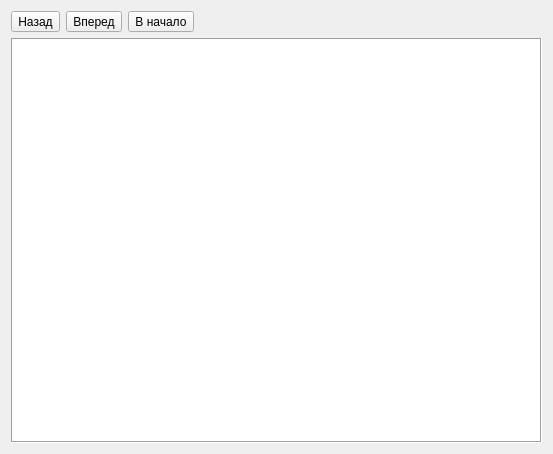
<ui version="4.0" >
 <class>HelpWidget</class>
 <widget class="QWidget" name="HelpWidget" >
  <property name="geometry" >
   <rect>
    <x>0</x>
    <y>0</y>
    <width>553</width>
    <height>454</height>
   </rect>
  </property>
  <property name="windowTitle" >
   <string>Form</string>
  </property>
  <layout class="QVBoxLayout" >
   <item>
    <layout class="QHBoxLayout" >
     <item>
      <widget class="QToolButton" name="pb_backward" >
       <property name="text" >
        <string>Назад</string>
       </property>
       <property name="icon" >
        <iconset resource="../mkstudio.qrc" >:/icons/res/arrow_left_blue.png</iconset>
       </property>
       <property name="toolButtonStyle" >
        <enum>Qt::ToolButtonTextUnderIcon</enum>
       </property>
      </widget>
     </item>
     <item>
      <widget class="QToolButton" name="pb_forward" >
       <property name="text" >
        <string>Вперед</string>
       </property>
       <property name="icon" >
        <iconset resource="../mkstudio.qrc" >:/icons/res/arrow_right_blue.png</iconset>
       </property>
       <property name="toolButtonStyle" >
        <enum>Qt::ToolButtonTextUnderIcon</enum>
       </property>
      </widget>
     </item>
     <item>
      <widget class="QToolButton" name="pb_home" >
       <property name="text" >
        <string>В начало</string>
       </property>
       <property name="icon" >
        <iconset resource="../mkstudio.qrc" >:/icons/res/home.png</iconset>
       </property>
       <property name="toolButtonStyle" >
        <enum>Qt::ToolButtonTextUnderIcon</enum>
       </property>
      </widget>
     </item>
     <item>
      <spacer>
       <property name="orientation" >
        <enum>Qt::Horizontal</enum>
       </property>
       <property name="sizeHint" >
        <size>
         <width>40</width>
         <height>20</height>
        </size>
       </property>
      </spacer>
     </item>
    </layout>
   </item>
   <item>
    <widget class="QTextBrowser" name="tb" >
     <property name="frameShape" >
      <enum>QFrame::Box</enum>
     </property>
     <property name="lineWidth" >
      <number>1</number>
     </property>
    </widget>
   </item>
  </layout>
 </widget>
 <resources>
  <include location="../mkstudio.qrc" />
 </resources>
 <connections/>
</ui>
